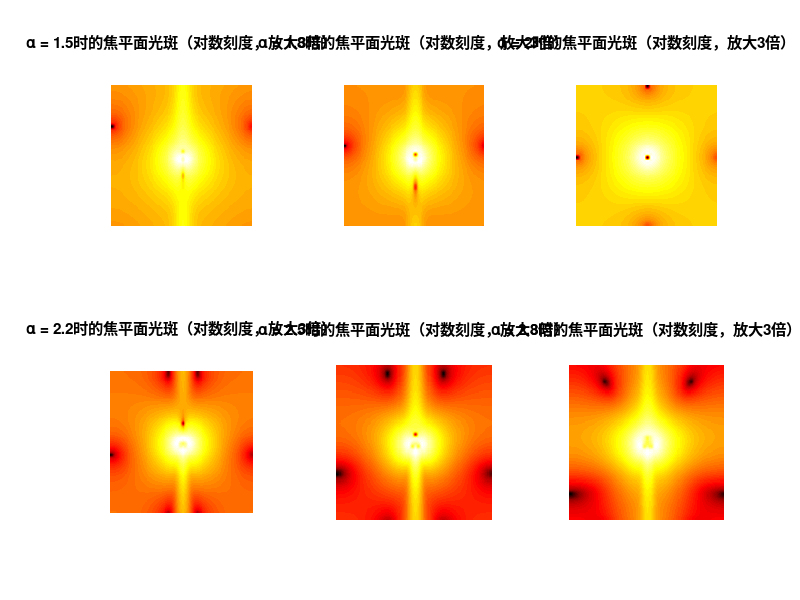
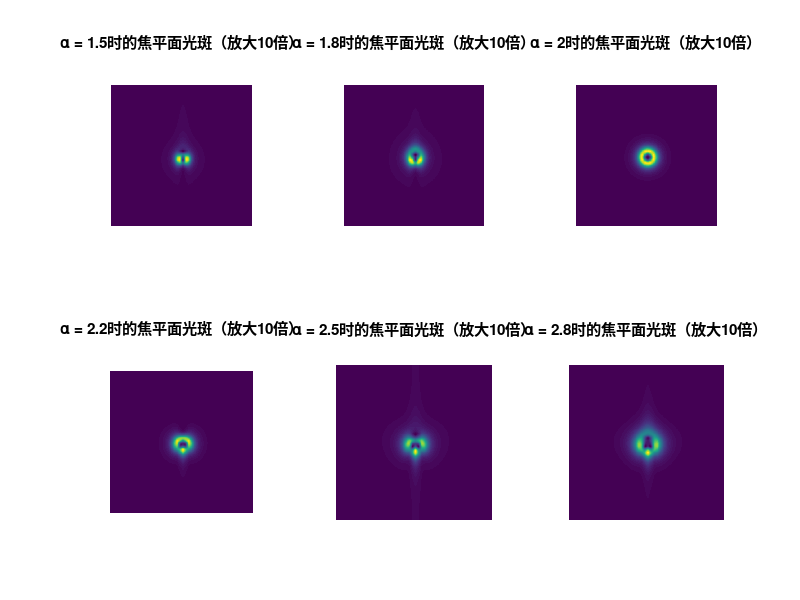

The MATLAB script that drew these images, in order:
clc;
clear;
close all;

%% 参数设置
lambda = 632.8e-9;       % 波长（He - Ne激光）
w0 = 1e-3;               % 束腰半径（1mm）
f = 0.3;                 % 透镜焦距（300mm）
k = 2*pi/lambda;         % 波数

% 空间网格参数
N = 50;                % 采样点数
L = 5e-3;                % 物面尺寸（5mm）
[x, y] = meshgrid(linspace(-L/2, L/2, N));
[phi, r] = cart2pol(x, y); % 极坐标

% 定义不同的alpha值
alphas = [1.5, 1.8, 2.0, 2.2, 2.5, 2.8];

% 创建两个figure对象
fig_log = figure;
fig_resized = figure;

% 循环遍历不同的alpha值
for i = 1:length(alphas)
    alpha = alphas(i);
    
    %% 生成初始场（SLM平面）
    phase = exp(1i*alpha*phi); % 螺旋相位
    gauss = exp(-(x.^2 + y.^2)/w0^2); % 高斯分布
    E_input = gauss .* phase; % 初始场

    %% 计算焦平面场（傅里叶变换模拟2-f系统）
    E_focal = fftshift(fft2(fftshift(E_input))); % 二维傅里叶变换
    I_focal = abs(E_focal).^2;                   % 强度分布

    % 对对数刻度的图像数据进行放大，这里假设放大3倍
    magnify_factor = 3;
    magnified_log_I_focal = imresize(log(I_focal + 1e-6), magnify_factor);

    %% 绘制对数刻度的焦平面光斑
    figure(1); % 切换到第一个窗口
    subplot(2, 3, i); % 2行3列的子图布局
    imagesc(magnified_log_I_focal); % 显示放大后的对数刻度图像
    colormap hot; 
    axis equal; 
    axis off;
    title(['α = ', num2str(alpha), '时的焦平面光斑（对数刻度，放大', num2str(magnify_factor), '倍）']);

    %% 绘制放大10倍的焦平面光斑
    resized_img = imresize(I_focal, 10);
    figure(2); % 切换到第二个窗口
    subplot(2, 3, i); % 2行3列的子图布局
    imagesc(resized_img);
    axis equal; % 设置坐标轴纵横比相等
    axis off;
    title(['α = ', num2str(alpha), '时的焦平面光斑（放大10倍）']);
end
